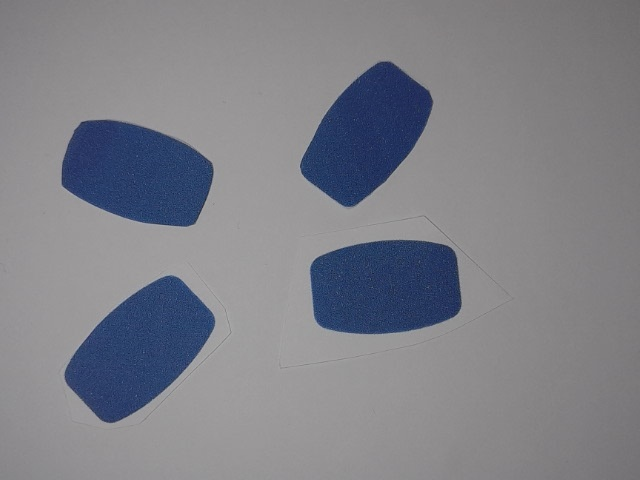
#> input picture Training images/Real_images/BEAD.jpg, 640 x 480 px; its folder holds only this picture in this run
$ python shape_classification_resize.py
#> lines starting #> are read from the running program, lines starting #| are printed output that depends on the picture; after the words box and inside, x2 and y2 are one past the last pixel; in counts of white or black regions, pixels touching at a corner belong together
# =======================================================================
# This script processes a folder of training images to extract geometric
# shape descriptors and writes them to a standardized CSV file
# (shape_descriptors_project_640x480.csv) for machine learning.
# =======================================================================

import cv2
import numpy as np
import csv
import os
from pathlib import Path

# Paths are based on this file, so the script can be started from any folder.
PROJECT_ROOT = Path(__file__).resolve().parents[2]
folder_path = PROJECT_ROOT / "Training images" / "Real_images"
OUTPUT_CSV = PROJECT_ROOT / "src" / "Training" / "shape_descriptors_project_640x480.csv"
image_files = [
    f for f in os.listdir(folder_path)
    if f.lower().endswith((".jpg", ".png"))
]

# ---------------- CSV ----------------
with open(OUTPUT_CSV, "w", newline="") as f:
    writer = csv.writer(f)

    writer.writerow([
        "ID", "Label",
        "Area", "Perimeter",
        "X", "Y", "Width", "Height",
        "Circularity", "Compactness", "Convexity"
    ])

    # ---------------- PARAMETERS ----------------
    SAT_THRESHOLD = 40
    TARGET_WIDTH = 640
    TARGET_HEIGHT = 480
    TOTAL_PIXELS = TARGET_WIDTH * TARGET_HEIGHT
    MIN_AREA = int(TOTAL_PIXELS * 0.007)

    kernel = cv2.getStructuringElement(cv2.MORPH_ELLIPSE, (7, 7))

    # ---------------- PROCESS IMAGES ----------------
    for image_file in image_files:
        image_path = os.path.join(folder_path, image_file)
        image = cv2.imread(image_path)
#> image is the input picture: shape (480, 640, 3); mean B, G, R 135.6, 128, 126.6

        if image is None:
            continue

        image = cv2.resize(image, (TARGET_WIDTH, TARGET_HEIGHT))
        output = image.copy()

        # ---------------- HSV SEGMENTATION ----------------
        hsv = cv2.cvtColor(image, cv2.COLOR_BGR2HSV)
#> hsv: shape (480, 640, 3); mean H, S, V 147.8, 27.2, 136.4
        s = hsv[:, :, 1]
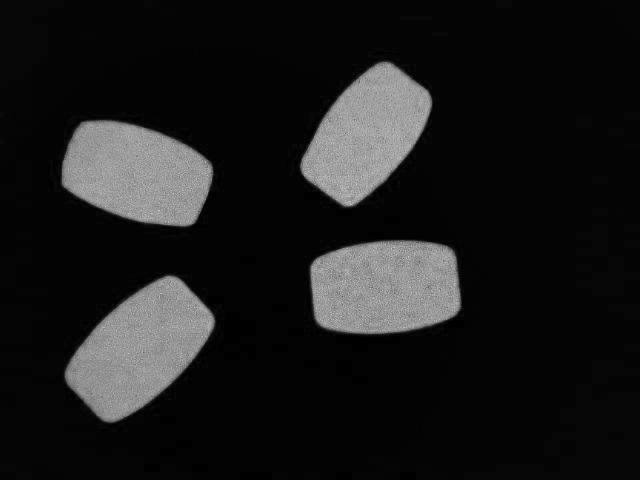
#> s: shape (480, 640); min 0, max 216, mean 27.2

        _, binary = cv2.threshold(
            s, SAT_THRESHOLD, 255, cv2.THRESH_BINARY
        )
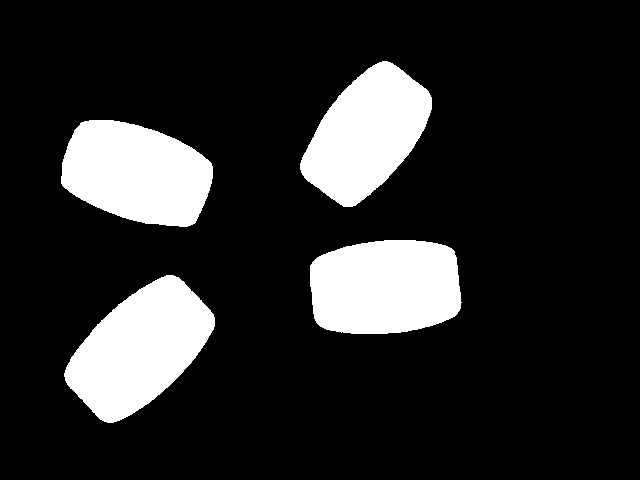
#> binary: shape (480, 640); 16.1% white; 4 white regions, box (x1, y1, x2, y2) and area: (64, 275, 215, 423) 13111, (310, 240, 462, 334) 12393, (61, 120, 213, 227) 12125, (300, 61, 432, 207) 11685

        binary = cv2.morphologyEx(binary, cv2.MORPH_OPEN, kernel, iterations=2)
#> binary: shape (480, 640); 16% white; 4 white regions, box (x1, y1, x2, y2) and area: (65, 275, 215, 423) 13095, (310, 240, 461, 334) 12392, (61, 120, 213, 227) 12115, (300, 61, 432, 207) 11676
        binary = cv2.morphologyEx(binary, cv2.MORPH_CLOSE, kernel, iterations=2)
#> binary: shape (480, 640); 16% white; 4 white regions, box (x1, y1, x2, y2) and area: (65, 275, 215, 423) 13098, (310, 240, 461, 334) 12392, (61, 120, 213, 227) 12115, (300, 61, 432, 207) 11678

        # ---------------- CONNECTED COMPONENTS ----------------
        num_labels, labels, stats, centroids = cv2.connectedComponentsWithStats(
            binary, connectivity=8
        )
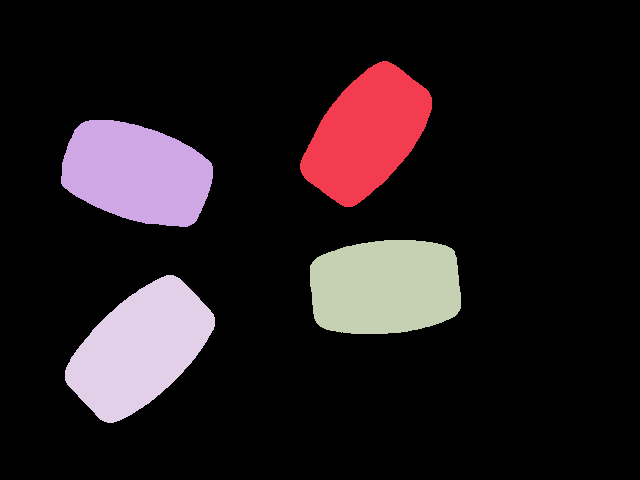
#> labels: shape (480, 640) int32; 5 distinct labels, from 0 to 4; one colour per label, 0 black
#> num_labels = 5; stats = [[0, 0, 640, 480, 257917], [300, 61, 132, 146, 11678], [61, 120, 152, 107, 12115], [310, 240, 151, 94, 12392], [65, 275, 150, 148, 13098]]; centroids = [[332, 239.6], [366.3, 133.6], [136.2, 172.8], [384.9, 286.7], [139.5, 348.5]]

        image_label = os.path.splitext(image_file)[0]

        # ---------------- COMPONENT LOOP ----------------
        for i in range(1, num_labels):
            _, _, _, _, area_cc = stats[i]

            if area_cc < MIN_AREA:
                continue

            component_mask = (labels == i).astype("uint8") * 255
            contours, _ = cv2.findContours(
                component_mask,
                cv2.RETR_EXTERNAL,
                cv2.CHAIN_APPROX_SIMPLE
            )

            if not contours:
                continue

            cnt = contours[0]

            # ---------------- CONTOUR BOUNDING BOX ----------------
            x, y, w, h = cv2.boundingRect(cnt)

            # ---------------- SHAPE DESCRIPTORS ----------------
            area = cv2.contourArea(cnt)
            perimeter = cv2.arcLength(cnt, True)

            if area <= 0 or perimeter <= 0:
                continue

            circularity = 4 * np.pi * area / (perimeter ** 2)
            compactness = (perimeter ** 2) / area

            hull = cv2.convexHull(cnt)
            hull_perimeter = cv2.arcLength(hull, True)
            convexity = perimeter / hull_perimeter if hull_perimeter > 0 else 0

            # ---------------- WRITE CSV ----------------
            writer.writerow([
                i, image_label,
                f"{area:.1f}", f"{perimeter:.1f}",
                x, y, w, h,
                f"{circularity:.3f}",
                f"{compactness:.2f}",
                f"{convexity:.3f}"
            ])

            # ---------------- DRAW (OPTIONAL) ----------------
            cv2.rectangle(output, (x, y), (x + w, y + h), (0, 255, 0), 2)
            cv2.drawContours(output, [cnt], -1, (255, 0, 0), 2)
#> this loop made 4 passes
#> (area_cc, x, y, w, h, area, perimeter, circularity) on passes 1 to 4: (11678, 300, 61, 132, 146, 11506.5, 428.4, 0.788), (12115, 61, 120, 152, 107, 11922.5, 437.3, 0.784), (12392, 310, 240, 151, 94, 12188.5, 439.4, 0.793), (13098, 65, 275, 150, 148, 12921, 451.4, 0.797)
#> pass 1, `component_mask = (labels == i).astype("uint8") * 255`:
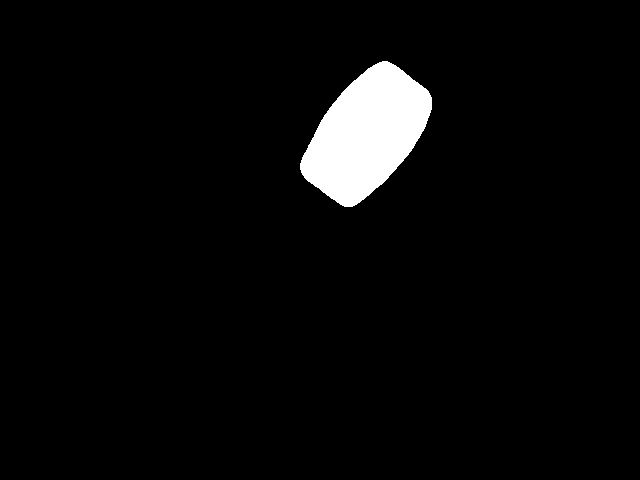
#> component_mask: shape (480, 640); 3.8% white; 1 white region, box (x1, y1, x2, y2) and area: (300, 61, 432, 207) 11678
#> pass 3, `component_mask = (labels == i).astype("uint8") * 255`:
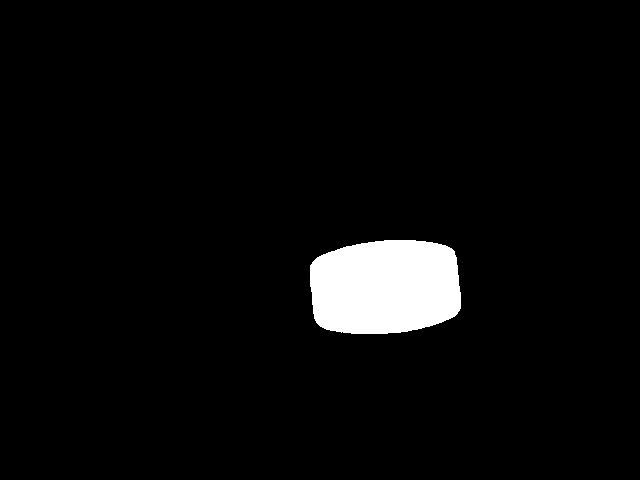
#> component_mask: shape (480, 640); 4% white; 1 white region, box (x1, y1, x2, y2) and area: (310, 240, 461, 334) 12392
#> after the loop:
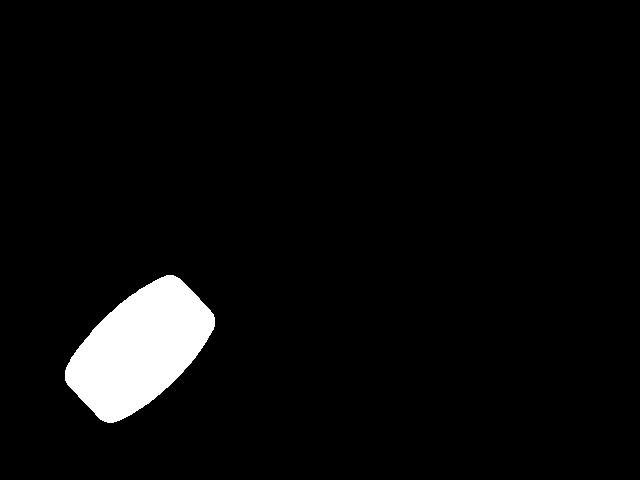
#> component_mask: shape (480, 640); 4.3% white; 1 white region, box (x1, y1, x2, y2) and area: (65, 275, 215, 423) 13098
#> after the loop:
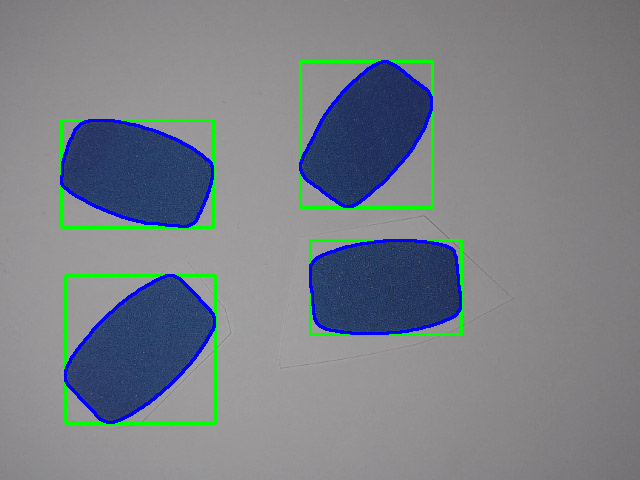
#> output: shape (480, 640, 3); 3.68% of pixels changed, all inside (x1, y1, x2, y2) = (60, 60, 463, 425)

        # Optional preview
        # cv2.imshow("Shape Extraction", output)
        # cv2.waitKey(0)

# cv2.destroyAllWindows()

$ run again, on Training images/Real_images/SQUARE.jpg
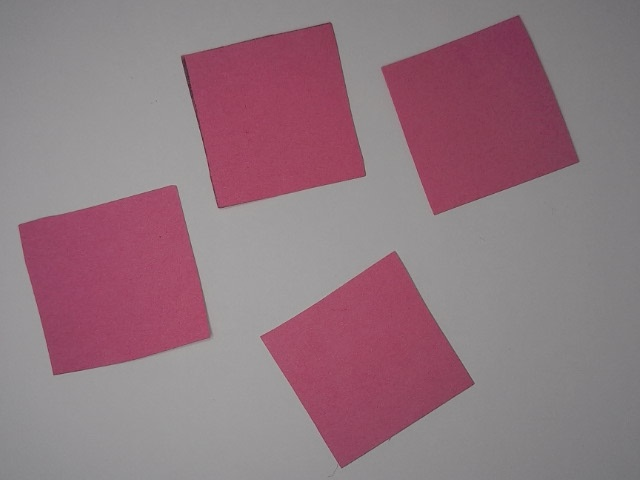
#> input picture Training images/Real_images/SQUARE.jpg, 640 x 480 px
#> image is the input picture: shape (480, 640, 3); mean B, G, R 127.3, 118.3, 145.5
#> hsv: shape (480, 640, 3); mean H, S, V 157.5, 47.2, 145.7
#> `num_labels, labels, stats, centroids = cv2.connectedComponentsWithStat..`:
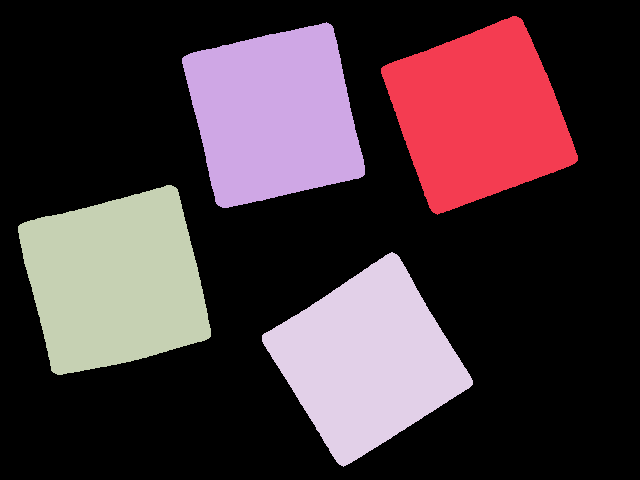
#> labels: shape (480, 640) int32; 5 distinct labels, from 0 to 4; one colour per label, 0 black
#> num_labels = 5; stats = [[0, 0, 640, 480, 207112], [381, 16, 197, 199, 24654], [182, 22, 183, 186, 24415], [18, 185, 193, 190, 26281], [262, 252, 211, 215, 24738]]; centroids = [[326.3, 249.4], [478.4, 115], [273.8, 115], [114.8, 281], [367.2, 359.8]]
#> the loop `for i in range(1, num_labels):` made 4 passes
#> (area_cc, x, y, w, h, area, perimeter, circularity) on passes 1 to 4: (24654, 381, 16, 197, 199, 24368.5, 659.7, 0.704), (24415, 182, 22, 183, 186, 24118.5, 650.2, 0.717), (26281, 18, 185, 193, 190, 25975.5, 672.4, 0.722), (24738, 262, 252, 211, 215, 24474, 659.4, 0.707)
#> after the loop `for i in range(1, num_labels):`:
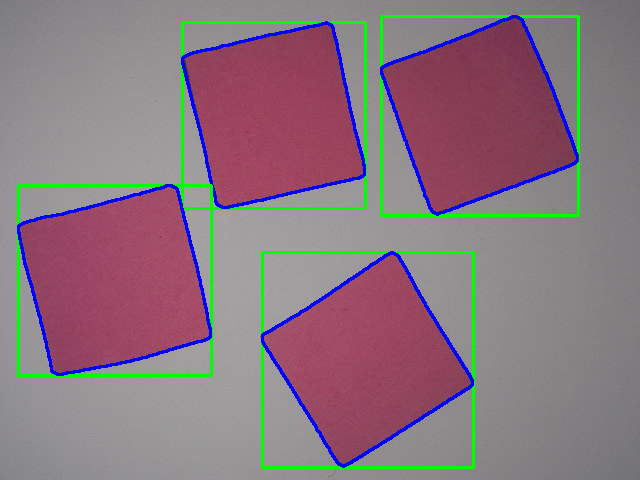
#> output: shape (480, 640, 3); 5.69% of pixels changed, all inside (x1, y1, x2, y2) = (17, 15, 580, 469)

$ run again, on Training images/Real_images/CIRCLE.jpg
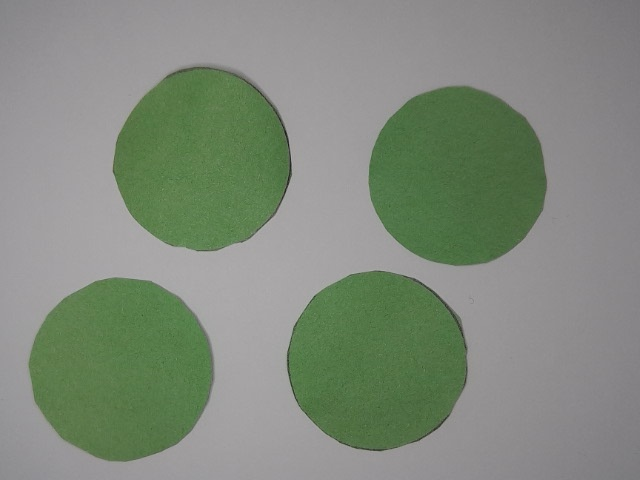
#> input picture Training images/Real_images/CIRCLE.jpg, 640 x 480 px
#> image is the input picture: shape (480, 640, 3); mean B, G, R 124, 138.1, 128.5
#> hsv: shape (480, 640, 3); mean H, S, V 116, 35.4, 139.6
#> `num_labels, labels, stats, centroids = cv2.connectedComponentsWithStat..`:
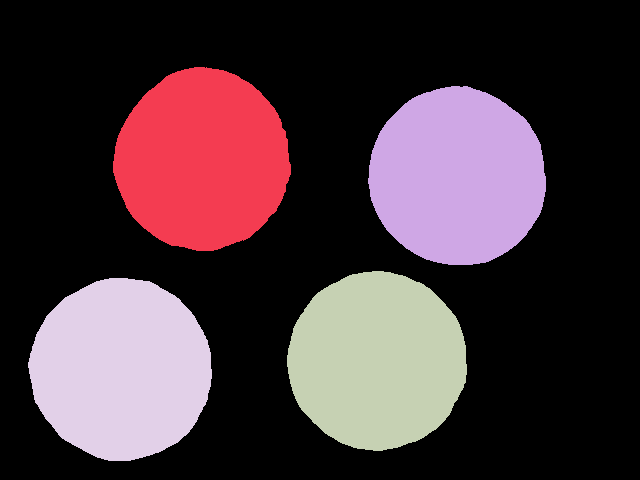
#> labels: shape (480, 640) int32; 5 distinct labels, from 0 to 4; one colour per label, 0 black
#> num_labels = 5; stats = [[0, 0, 640, 480, 206108], [113, 67, 178, 184, 25024], [368, 86, 178, 179, 24902], [287, 271, 180, 180, 25144], [28, 278, 184, 183, 26022]]; centroids = [[335.3, 225.8], [202, 159.6], [457, 176.1], [376.7, 360.4], [120.7, 368.9]]
#> the loop `for i in range(1, num_labels):` made 4 passes
#> (area_cc, x, y, w, h, area, perimeter, circularity) on passes 1 to 4: (25024, 113, 67, 178, 184, 24772.5, 593.4, 0.884), (24902, 368, 86, 178, 179, 24650.5, 588.4, 0.895), (25144, 287, 271, 180, 180, 24891, 591.8, 0.893), (26022, 28, 278, 184, 183, 25764, 603.5, 0.889)
#> after the loop `for i in range(1, num_labels):`:
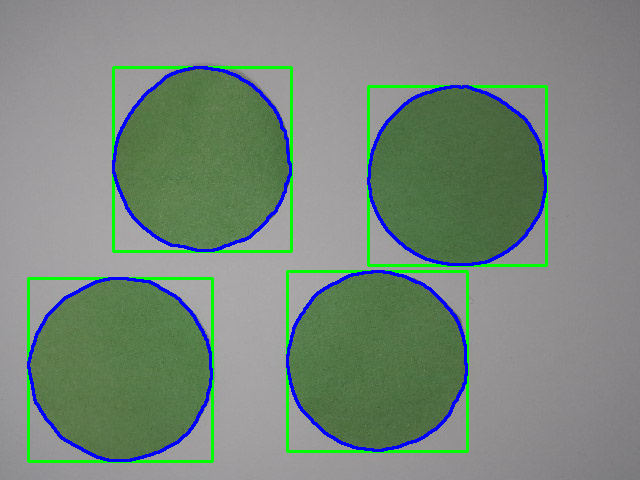
#> output: shape (480, 640, 3); 5.03% of pixels changed, all inside (x1, y1, x2, y2) = (27, 66, 548, 463)

$ run again, on Training images/Real_images/DIAMOND.jpg
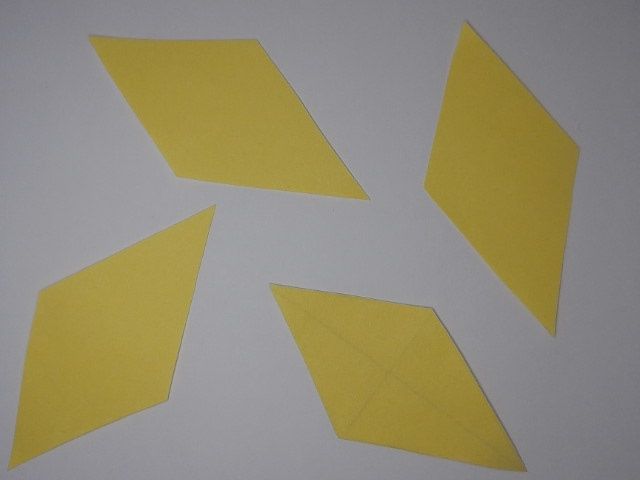
#> input picture Training images/Real_images/DIAMOND.jpg, 640 x 480 px
#> image is the input picture: shape (480, 640, 3); mean B, G, R 115.8, 140, 146.9
#> hsv: shape (480, 640, 3); mean H, S, V 86.2, 60.4, 149.4
#> labels: shape (480, 640) int32; 5 distinct labels, from 0 to 4
#> num_labels = 5; stats = [[0, 0, 640, 480, 197852], [423, 23, 157, 308, 27631], [91, 35, 273, 164, 26500], [8, 208, 205, 260, 28683], [271, 284, 253, 188, 26534]]; centroids = [[327.4, 232.5], [503.4, 174.2], [224.1, 114.2], [107.2, 338.6], [393.9, 377.5]]
#> the loop `for i in range(1, num_labels):` made 4 passes
#> (area_cc, x, y, w, h, area, perimeter, circularity) on passes 1 to 4: (27631, 423, 23, 157, 308, 27318, 749.1, 0.612), (26500, 91, 35, 273, 164, 26178, 737.3, 0.605), (28683, 8, 208, 205, 260, 28337, 787.8, 0.574), (26534, 271, 284, 253, 188, 26206.5, 747, 0.59)
#> after the loop `for i in range(1, num_labels):`:
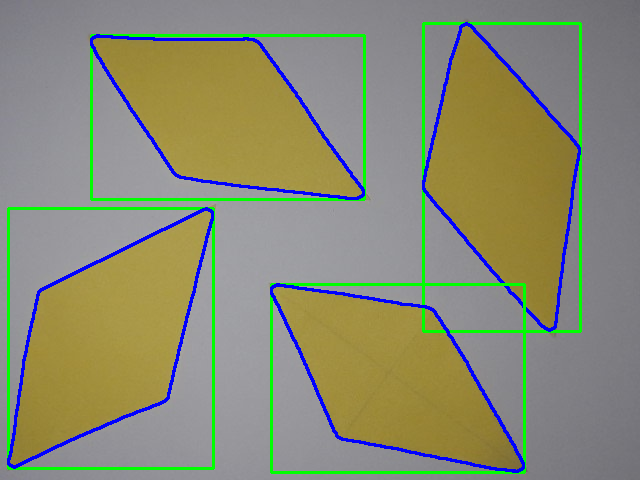
#> output: shape (480, 640, 3); 6.55% of pixels changed, all inside (x1, y1, x2, y2) = (7, 22, 582, 474)
